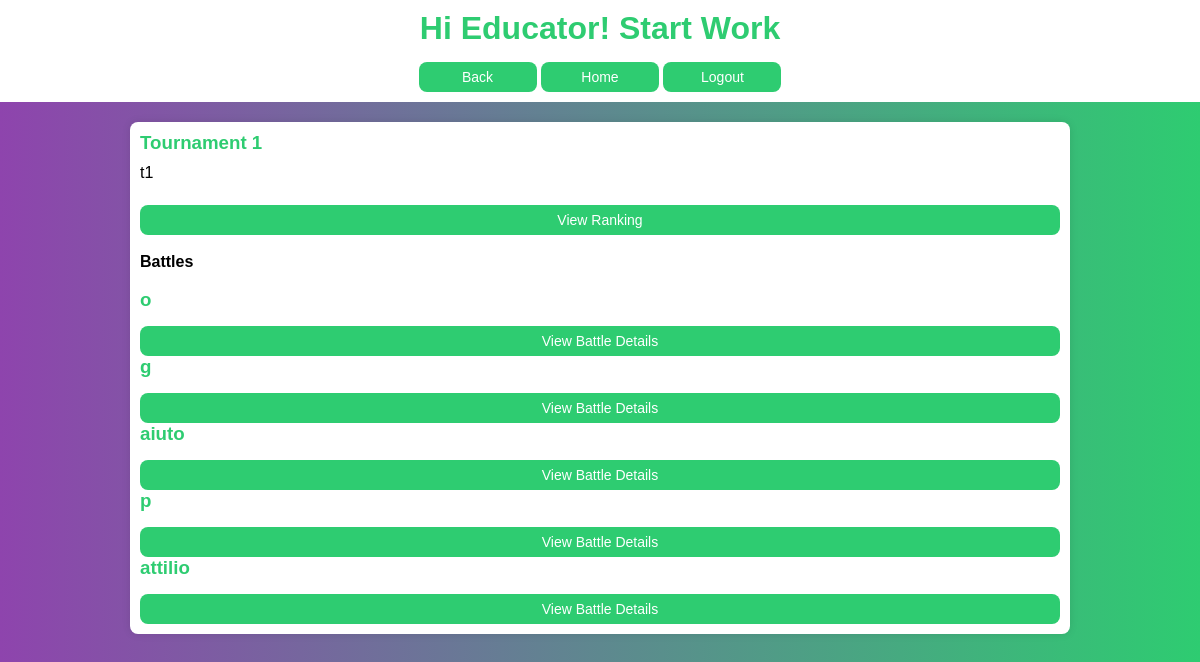
/ongoing-tournament-details/23/, run on the app's committed database.
### CKBApp/models.py (models this page shows, shortened)
class Tournament(models.Model):
    name = models.CharField(max_length=100)
    description = models.TextField()
    submission_deadline = models.DateField()
    ending_date = models.DateField()

class Battle(models.Model):
    name = models.CharField(max_length=100)
    registration_deadline = models.DateField()
    submission_deadline = models.DateField()
    max_team_students = models.IntegerField()
    min_team_students = models.IntegerField()
    tournament = models.ForeignKey(Tournament, on_delete=models.CASCADE)
    manually_evaluated = models.BooleanField(default=False)
    code_kata = models.FileField(upload_to='media/', blank= False, default= None)
    repository_created = models.BooleanField(default=False)
    url_repository = models.CharField(max_length=100, blank=True)

### CKBApp/views.py (the view)
# urls.py: path('ongoing-tournament-details/<int:tournament_id>/', ongoing_tournament_details_view, name='ongoing-tournament-details'),
def ongoing_tournament_details_view(request, tournament_id):
    try:
        tournament = Tournament.objects.get(pk=tournament_id)
        battles = Battle.objects.filter(tournament=tournament)
        context = {
            'tournament': tournament,
            'battles': battles,
        }
        return render(request, 'CKBApp/OngoingTournamentStatus.html', context)
    except Tournament.DoesNotExist:
        return render(request, 'CKBApp/tournament_not_found.html')

### CKBApp/templates/CKBApp/OngoingTournamentStatus.html (shortened to what this page needs)
{% load static %}
<!DOCTYPE html>
<html lang="en">
<head>
    <link rel="stylesheet" href="{% static 'CKBApp/css/EducatorStyle.css' %}">
</head>
<body>
    <header>
        <h1>Hi {% if educator_name %}{{ educator_name }}{% else %}Educator{% endif %}! Start Work</h1>
        <button id="back">Back</button>
        <button id="home">Home</button>
        <button id="logout">Logout</button>
    </header>
    <div class="container">
        <div class="right">
               <div class="search-bar">
                 <section>
                    <h3>{{ tournament.name }} </h3>
                    <p>{{ tournament.description }} </p>
                    <br>
                    <div>
                     <button id="viewRanking" onclick="viewRanking({{ tournament.id }})">View Ranking</button>
                    </div>
                    <br>
                    <h4>Battles</h4>
                    <br>
                    <div>
                        <ul>
                            {% for battle in battles %}
                                <h3>{{ battle.name }}</h3>
                                <button id="battleStatus" onclick="viewBattleDetails({{ battle.id }})">View Battle Details</button>
                            {% endfor %}
                        </ul>
                    </div>
                </div>
        </div>
    </div>
</body>

### CKBApp/static/CKBApp/css/EducatorStyle.css (style rules this page uses)
* { margin: 0; padding: 0; box-sizing: border-box; }
body { background: linear-gradient(to right, #8e44ad, #2ecc71); font-family: Verdana, sans-serif; margin: 0; }
.container { display: flex; flex-wrap: wrap; max-width: 80%; margin: 0 auto; }
.left, .right { flex: 1; width: 100%; }
section { background: #fff; margin: 10px; padding: 10px; border-radius: 8px; box-shadow: 0 0 8px rgba(0, 0, 0, 0.1); }
.student-info h2, .left h3, .right h3, header h1 { color: #2ecc71; margin-bottom: 10px; }
.new-tournaments, .ongoing-tournaments, .ended-tournaments, .invited-tournaments, .notifications, .gamification-badges, .search-bar { margin-bottom: 20px; }
header button#logout, button#home, button#back { background: #2ecc71; color: white; border: none; border-radius: 8px; cursor: pointer; height: 30px; width: 10%; font-size: 14px; margin-top: 5px; transition: background 0.3s ease; }
.battle .view-details-battle, .battle button, .tournament button, .evaluate-work button, .search-bar button, .notifications button, .gamification-badges button, .search-bar select, .create-tournament button, form button { background: #2ecc71; color: white; border: none; border-radius: 8px; cursor: pointer; height: 30px; width: 100%; font-size: 14px; margin-top: 5px; transition: background 0.3s ease; }
.search-bar { display: flex; flex-direction: column; }
header { background: #ffffff; padding: 10px; text-align: center; color: #2ecc71; margin-bottom: 10px; }

### data on the page
Tournament: name "Tournament 1", description "t1"
Battle: name "o"
Battle: name "g"
Battle: name "aiuto"
Battle: name "p"
Battle: name "attilio"
